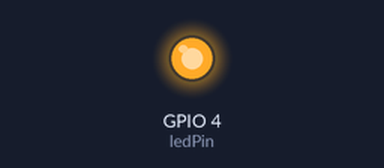
Simulated run of this sketch. Board: ESP32. On the bench: output pins drawn as LEDs (lit = HIGH). What the sketch prints to the serial monitor is not drawn.

Above: at 1.7 s.
At 5.9 s:
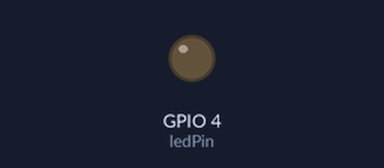
Timing chart, 0 to 8.8 s (numbered marks = the images above):
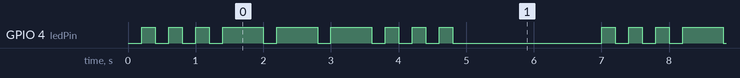

Measured:
- by itself, GPIO 4 (ledPin): repeats every 6.8 s: 2 × (LOW 0.20 s, HIGH 0.20 s), 3 × (LOW 0.20 s, HIGH 0.60 s), 3 × (LOW 0.20 s, HIGH 0.20 s), LOW 2.2 s, HIGH 0.20 s
- by itself, everything shown: repeats every 6.8 s, in 18 steps

The sketch:

sos_led.ino
```cpp
// ESP32板载LED引脚
const int ledPin = 4;

// millis计时变量
unsigned long currentMillis = 0;
unsigned long previousMillis = 0;

// SOS时序参数（单位ms）
const int shortOn  = 200;   // 短闪亮
const int shortOff = 200;   // 短闪灭
const int longOn   = 600;   // 长闪亮
const int longOff  = 200;   // 长闪灭
const int letterGap= 500;   // 字母间隔
const int wordGap  = 2000;  // 一组SOS结束后长停顿

// 状态机：0=第一段S(三短) 1=O(三长) 2=第二段S(三短) 3=结束等待
int workStage = 0;
int flashCnt  = 0;
bool ledState = false;

void setup() {
  Serial.begin(115200);
  pinMode(ledPin, OUTPUT);
  digitalWrite(ledPin, LOW);
  Serial.println("SOS三短三长三短闪烁实验启动");
}

void loop() {
  currentMillis = millis();
  if (currentMillis - previousMillis >= getCurrentInterval()) {
    previousMillis = currentMillis;
    runSosLogic();
  }
}

// 获取当前阶段对应的亮灭时长
int getCurrentInterval() {
  switch(workStage) {
    case 0: case 2: return ledState ? shortOn : shortOff;
    case 1: return ledState ? longOn : longOff;
    case 3: return wordGap;
    default: return letterGap;
  }
}

// SOS状态跳转核心逻辑
void runSosLogic() {
  // 一组SOS播放完毕，长停顿后重置从头循环
  if (workStage == 3) {
    Serial.println("===== 一组SOS信号发送完成 =====");
    flashCnt = 0;
    ledState = false;
    digitalWrite(ledPin, LOW);
    workStage = 0;
    return;
  }

  // 翻转LED亮灭
  ledState = !ledState;
  digitalWrite(ledPin, ledState ? HIGH : LOW);

  // LED熄灭时计数，完成3次闪烁切换下一阶段
  if (!ledState) {
    flashCnt++;
    if (flashCnt >= 3) {
      flashCnt = 0;
      workStage++;
    }
  }
}
```
